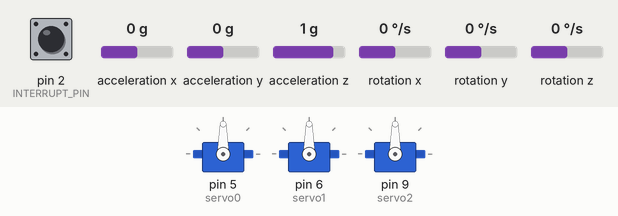
A sketch run on a simulated Arduino Nano, built with avr-gcc and run on an emulated ATmega328P. Parts: 3 × servo. The test bench sets the inputs (shaded band); at power-on: rotation z 0 °/s, acceleration x 0 g, acceleration y 0 g, acceleration z 1 g, pin 2 (INTERRUPT_PIN) LOW, rotation x 0 °/s, rotation y 0 °/s. The sensor or clock chip raises its interrupt line as the real part does.

Above: at 1.7 s.
1.8 s: rotation z set to -192 °/s
At 4.5 s:
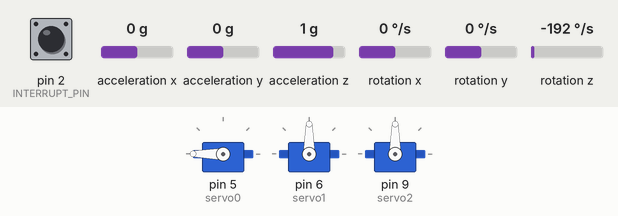
4.8 s: acceleration x set to -1.4 g
At 6.2 s:
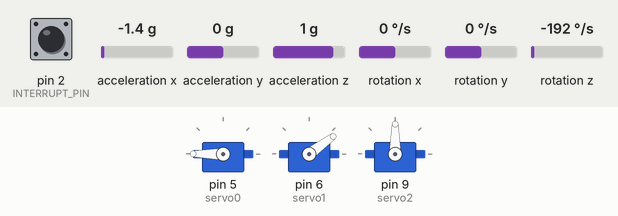
7.8 s: acceleration y set to -1.4 g
At 8.4 s:
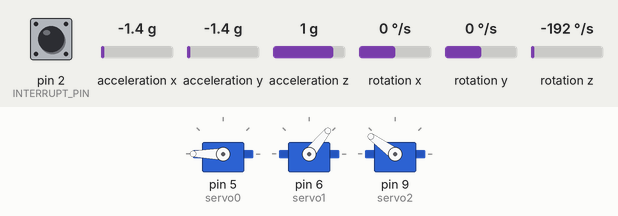
10.8 s: acceleration z set to -1.4 g
At 12.6 s:
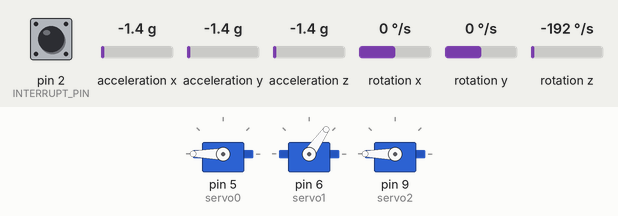
13.8 s: acceleration x set to -0.8 g
At 14.5 s:
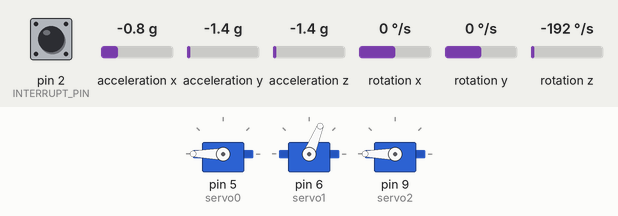
16.8 s: acceleration y set to 0 g
At 16.98 s:
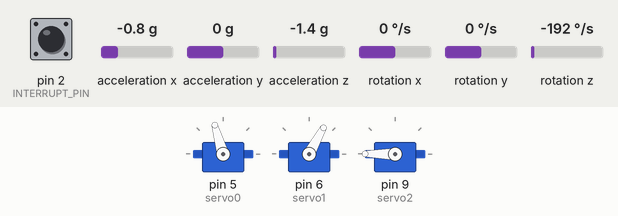
Timing chart, 0 to 67.3 s (numbered marks = the images above; inputs shaded):
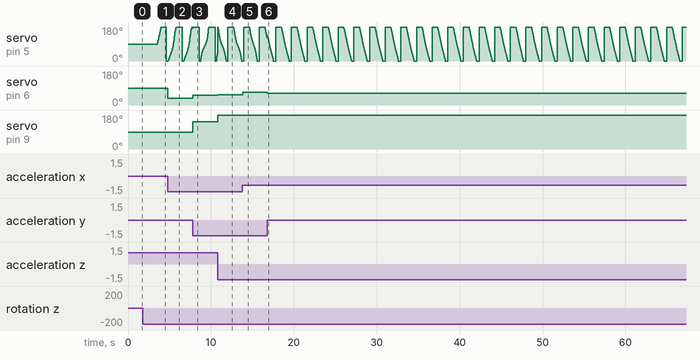

The sketch:

gyroscope_ardu_mk1.ino
```cpp
//ARDUINO NANO CODE FOR GIMBAL MOUNT


//read the mpu
#include "I2Cdev.h"
//read the mpu
#include "MPU6050_6Axis_MotionApps20.h"

//control the servos
#include <Servo.h>

//define the mpu
MPU6050 mpu;

// Define the 3 servo motors
Servo servo0;
Servo servo1;
Servo servo2;
float correct;
int j = 0;

#define OUTPUT_READABLE_YAWPITCHROLL

#define INTERRUPT_PIN 2

// MPU control/status vars
bool dmpReady = false;  // set true if DMP init was successful
uint8_t mpuIntStatus;   // holds interrupt status byte from MPU
uint8_t devStatus;      // return status
uint16_t packetSize;    // expected packet size
uint16_t fifoCount;     // count of all bytes currently in FIFO
uint8_t fifoBuffer[64]; // FIFO storage buffer

// orientation/ motion variables
Quaternion q;           // [w, x, y, z]         quaternion container
VectorInt16 aa;         // [x, y, z]            accel sensor measurements
VectorInt16 aaReal;     // [x, y, z]            gravity-free accel sensor measurements
VectorInt16 aaWorld;    // [x, y, z]            world-frame accel sensor measurements
VectorFloat gravity;    // [x, y, z]            gravity vector
float euler[3];         // [psi, theta, phi]    Euler angle container
float ypr[3];           // [yaw, pitch, roll]   yaw/pitch/roll container and gravity vector


volatile bool mpuInterrupt = false;     // indicates whether MPU interrupt pin has gone high
void dmpDataReady() {
  mpuInterrupt = true;
}


void setup() {
  // join I2C bus (I2Cdev library doesn't do this automatically)
#if I2CDEV_IMPLEMENTATION == I2CDEV_ARDUINO_WIRE
  Wire.begin();
  Wire.setClock(400000); // 400kHz I2C clock. Comment this line if having compilation difficulties
#elif I2CDEV_IMPLEMENTATION == I2CDEV_BUILTIN_FASTWIRE
  Fastwire::setup(400, true);
#endif


  //intitalizing mpu and devstatus
  mpu.initialize();
  pinMode(INTERRUPT_PIN, INPUT);
  devStatus = mpu.dmpInitialize();
  // gyroscope offsets for accuracy
  mpu.setXGyroOffset(17);
  mpu.setYGyroOffset(-69);
  mpu.setZGyroOffset(27);
  mpu.setZAccelOffset(1551);

  // make sure it worked
  if (devStatus == 0) {
    // turn on the DMP
    mpu.CalibrateAccel(6);
    mpu.CalibrateGyro(6);
    mpu.PrintActiveOffsets();
    mpu.setDMPEnabled(true);

    attachInterrupt(digitalPinToInterrupt(INTERRUPT_PIN), dmpDataReady, RISING);
    mpuIntStatus = mpu.getIntStatus();

    // set our DMP Ready flag so the main loop() function knows it's okay to use it
    //Serial.println(F("DMP ready! Waiting for first interrupt..."));
    dmpReady = true;

    // get expected DMP packet size for later comparison
    packetSize = mpu.dmpGetFIFOPacketSize();
  }

  // Define the pins to which the 3 servo motors are connected
  servo0.attach(5);
  servo1.attach(6);
  servo2.attach(9);
}

void loop() {
  // if programming failed, don't try to do anything
  if (!dmpReady) return;

  // wait for MPU interrupt or extra packet(s) available
  while (!mpuInterrupt && fifoCount < packetSize) {
    if (mpuInterrupt && fifoCount < packetSize) {
      // try to get out of the infinite loop
      fifoCount = mpu.getFIFOCount();
    }
  }

  // reset interrupt flag and get INT_STATUS byte
  mpuInterrupt = false;
  mpuIntStatus = mpu.getIntStatus();

  // get current FIFO count
  fifoCount = mpu.getFIFOCount();

  if (mpuIntStatus & _BV(MPU6050_INTERRUPT_DMP_INT_BIT)) {
    // wait for correct available data length, should be a VERY short wait
    while (fifoCount < packetSize) fifoCount = mpu.getFIFOCount();

    // read a packet from FIFO
    mpu.getFIFOBytes(fifoBuffer, packetSize);

    // track FIFO count here in case there is > 1 packet available
    fifoCount -= packetSize;

    // Get Yaw, Pitch and Roll values
    mpu.dmpGetQuaternion(&q, fifoBuffer);
    mpu.dmpGetGravity(&gravity, &q);
    mpu.dmpGetYawPitchRoll(ypr, &q, &gravity);

    // Yaw, Pitch, Roll values - Radians to degrees
    ypr[0] = ypr[0] * 180 / M_PI;
    ypr[1] = ypr[1] * 180 / M_PI;
    ypr[2] = ypr[2] * 180 / M_PI;

    // Skip 300 readings to calibrate
    if (j <= 300) {
      correct = ypr[0]; //capture last yaw value to stabalize to
      j++;
    }
    // After 300 readings
    else {
      ypr[0] = ypr[0] - correct; // Set the Yaw to 0 deg
      //map the mpu values to a servo readable 0-180 degree
      int servo0Value = map(ypr[0], -90, 90, 0, 180);
      int servo1Value = map(ypr[1], -90, 90, 0, 180);
      int servo2Value = map(ypr[2], -90, 90, 180, 0);

      // Control the servos according to the MPU6050 orientation
      servo0.write(servo0Value);
      servo1.write(servo1Value);
      servo2.write(servo2Value);


    }
  }
}
```

Measured:
- after the input at 1.8 s, servo on pin 5 (servo0): rises from 90° to 180° in 0.47 s, then falls to 0° in 0.63 s
- after the input at 4.8 s, servo on pin 6 (servo1): 90° → 36° at once
- after the input at 7.8 s, servo on pin 6 (servo1): 36° → 51° at once; servo on pin 9 (servo2): 90° → 144° at once
- after the input at 10.8 s, servo on pin 6 (servo1): 51° → 55° at once; servo on pin 9 (servo2): 144° → 180° at once
- after the input at 13.8 s, servo on pin 6 (servo1): 55° → 68° at once
- after the input at 16.8 s, servo on pin 6 (servo1): 68° → 61° at once
